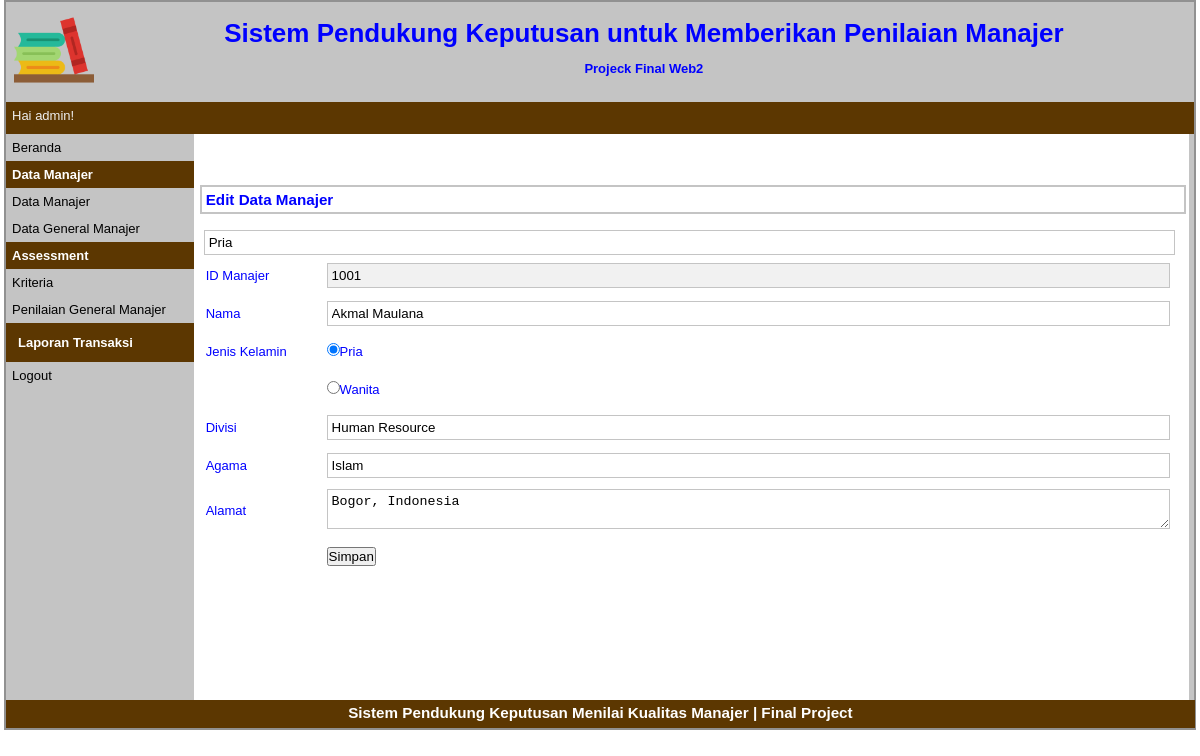
Page /halaman-admin.php?p=manajer-edit&id=1001 (signed in) on the committed database.
### tables this page shows
CREATE TABLE `tb_manajer` (
  `id_mnj` int(255) NOT NULL,
  `nama` varchar(30) NOT NULL,
  `divisi` varchar(255) NOT NULL,
  `jeniskelamin` varchar(10) NOT NULL,
  `alamat` varchar(40) NOT NULL,
  `agama` varchar(20) NOT NULL
);

### pages/manajer-edit.php (the view)
<?php
	$id_mnj=$_GET['id'];
	$q_tampil_mnj=mysqli_query($db,"SELECT * FROM tb_manajer WHERE id_mnj='$id_mnj'");
	$r_tampil_mnj=mysqli_fetch_array($q_tampil_mnj);
?>
<div id="label-page"><h3>Edit Data Manajer</h3></div>
<div id="content">
	<form action="proses/manajer-edit-proses.php" method="post" enctype="multipart/form-data">
	<table id="tabel-input">
		<tr>
			<td class="label-formulir">ID Manajer</td>
			<td class="isian-formulir"><input type="text" name="id_manajer" value="<?php echo $r_tampil_mnj['id_mnj']; ?>" readonly="readonly" class="isian-formulir isian-formulir-border warna-formulir-disabled"></td>
		</tr>
		<tr>
			<td class="label-formulir">Nama</td>
			<td class="isian-formulir"><input type="text" name="nama" value="<?php echo $r_tampil_mnj['nama']; ?>" class="isian-formulir isian-formulir-border"></td>
		</tr>
		<tr>
			<td class="label-formulir">Jenis Kelamin</td>
			<?php
			if($r_tampil_mnj['jeniskelamin']=="Pria")
			{
				echo "<td class='isian-formulir'><input type='radio' name='jenis_kelamin' value='Pria' checked>Pria</label></td>
					</tr>
		<tr>
			<td class='label-formulir'></td>
			<td class='isian-formulir'><input type='radio' name='jenis_kelamin' value='Wanita'>Wanita</td>";
			}
			elseif($r_tampil_mnj['jeniskelamin']=="Wanita")
			{
				echo "<td class='isian-formulir'><input type='radio' name='jenis_kelamin' value='Pria'>Pria</label></td>
					</tr>
		<tr>
			<td class='label-formulir'></td>
			<td class='isian-formulir'><input type='radio' name='jenis_kelamin' value='Wanita' checked>Wanita</td>";
			}
			?>
			<input type="text" name="jenis_kelamin" value="<?php echo $r_tampil_mnj['jeniskelamin']; ?>" class="isian-formulir isian-formulir-border"></td>
		</tr>
		<tr>
			<td class="label-formulir">Divisi</td>
			<td class="isian-formulir"><input type="text" name="divisi" value="<?php echo $r_tampil_mnj['divisi']; ?>" class="isian-formulir isian-formulir-border"></td>
		</tr>
		<tr>
			<td class="label-formulir">Agama</td>
			<td class="isian-formulir"><input type="text" name="agama" value="<?php echo $r_tampil_mnj['agama']; ?>" class="isian-formulir isian-formulir-border"></td>
		</tr>
		<tr>
			<td class="label-formulir">Alamat</td>
			<td class="isian-formulir"><textarea rows="2" cols="40" name="alamat" class="isian-formulir isian-formulir-border"><?php echo $r_tampil_mnj['alamat']; ?></textarea></td>
		</tr>
		<tr>
			<td class="label-formulir"></td>
			<td class="isian-formulir"><input type="submit" name="simpan" value="Simpan" id="tombol-simpan"></td>
		</tr>
	</table>
	</form>
</div>

### style.css (style rules this page uses)
* { margin:0px; padding:0px }
body { font-family:sans-serif; font-size:13px; color:blue; }
#label-page { margin-top:6px; margin-bottom:6px; margin-left:6px; border:2px solid #C4C4C4; padding:4px; width:97.9%; }
#content { float:left; width:96.8%; min-height:454px; background-image : border:2px solid #C4C4C4; padding:10px; margin-bottom:6px; }
#tabel-input { width:100%; }
.label-formulir { width:12%; height:36px; margin:20px; }
.isian-formulir { width:80%; padding:4px; width:99.8%; }
.isian-formulir-border { border:1px solid #C4C4C4; }
.warna-formulir-disabled { background-color:#F1F1F1; }

### rows in the picture
tb_manajer: id_manajer "1001", nama "Akmal Maulana", jenis_kelamin "Pria", divisi "Human Resource", agama "Islam", alamat "Bogor, Indonesia"

### other values in the picture
$_SESSION['sesi'] "admin"
